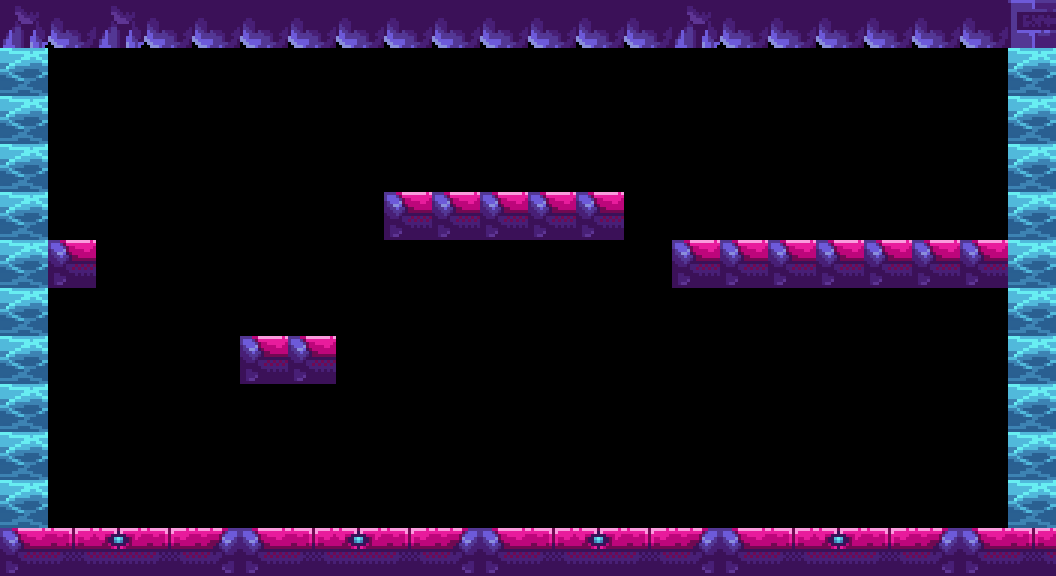

This is a level from a 2D game, rendered from its Tiled map with the project's own tilesets. A one-line summary and the complete map file follow:
An orthogonal 22x12 tile map with 48x48 px tiles, 2 tile layers (Collision, WallSlide) and 8 objects (8x gate).

<map version="1.2" tiledversion="1.3.1" orientation="orthogonal" renderorder="right-down" compressionlevel="0" width="22" height="12" tilewidth="48" tileheight="48" infinite="0" nextlayerid="4" nextobjectid="15">
 <tileset firstgid="1" source="tileset.tsx" />
 <layer id="1" name="Collision" width="22" height="12">
  <data encoding="csv">
255,256,255,256,256,256,256,256,256,256,256,256,256,256,255,256,256,256,256,256,256,211,
212,0,0,0,0,0,0,0,0,0,0,0,0,0,0,0,0,0,0,0,0,235,
236,0,0,0,0,0,0,0,0,0,0,0,0,0,0,0,0,0,0,0,0,259,
260,0,0,0,0,0,0,0,0,0,0,0,0,0,0,0,0,0,0,0,0,235,
212,0,0,0,0,0,0,0,27,27,27,27,27,0,0,0,0,0,0,0,0,259,
236,27,0,0,0,0,0,0,0,0,0,0,0,0,27,27,27,27,27,27,27,211,
260,0,0,0,0,0,0,0,0,0,0,0,0,0,0,0,0,0,0,0,0,235,
212,0,0,0,0,27,27,0,0,0,0,0,0,0,0,0,0,0,0,0,0,259,
212,0,0,0,0,0,0,0,0,0,0,0,0,0,0,0,0,0,0,0,0,211,
236,0,0,0,0,0,0,0,0,0,0,0,0,0,0,0,0,0,0,0,0,235,
260,0,0,0,0,0,0,0,0,0,0,0,0,0,0,0,0,0,0,0,0,259,
27,28,29,30,31,27,28,29,30,31,27,28,29,30,31,27,28,29,30,31,27,28
</data>
 </layer>
 <layer id="3" name="WallSlide" width="22" height="12">
  <data encoding="csv">
0,0,0,0,0,0,0,0,0,0,0,0,0,0,0,0,0,0,0,0,0,0,
95,0,0,0,0,0,0,0,0,0,0,0,0,0,0,0,0,0,0,0,0,95,
95,0,0,0,0,0,0,0,0,0,0,0,0,0,0,0,0,0,0,0,0,95,
95,0,0,0,0,0,0,0,0,0,0,0,0,0,0,0,0,0,0,0,0,95,
95,0,0,0,0,0,0,0,0,0,0,0,0,0,0,0,0,0,0,0,0,95,
95,0,0,0,0,0,0,0,0,0,0,0,0,0,0,0,0,0,0,0,0,95,
95,0,0,0,0,0,0,0,0,0,0,0,0,0,0,0,0,0,0,0,0,95,
95,0,0,0,0,0,0,0,0,0,0,0,0,0,0,0,0,0,0,0,0,95,
95,0,0,0,0,0,0,0,0,0,0,0,0,0,0,0,0,0,0,0,0,95,
95,0,0,0,0,0,0,0,0,0,0,0,0,0,0,0,0,0,0,0,0,95,
95,0,0,0,0,0,0,0,0,0,0,0,0,0,0,0,0,0,0,0,0,95,
0,0,0,0,0,0,0,0,0,0,0,0,0,0,0,0,0,0,0,0,0,0
</data>
 </layer>
 <objectgroup id="2" name="gate">
  <object id="7" name="gate" x="1012" y="440" width="38.6667" height="37.3333">
   <properties>
    <property name="gateNum" type="int" value="7" />
   </properties>
  </object>
  <object id="8" name="gate" x="762.67" y="522.667" width="42.6667" height="45.3333">
   <properties>
    <property name="gateNum" type="int" value="6" />
   </properties>
  </object>
  <object id="9" name="gate" x="337.333" y="529.334" width="42.6667" height="38.6667">
   <properties>
    <property name="gateNum" type="int" value="5" />
   </properties>
  </object>
  <object id="10" name="gate" x="9.33333" y="430.666" width="41.3333" height="46.6667">
   <properties>
    <property name="gateNum" type="int" value="4" />
   </properties>
  </object>
  <object id="11" name="gate" x="5.33333" y="193.333" width="44" height="45.3333">
   <properties>
    <property name="gateNum" type="int" value="3" />
   </properties>
  </object>
  <object id="12" name="gate" x="338.666" y="50.6667" width="48" height="40">
   <properties>
    <property name="gateNum" type="int" value="2" />
   </properties>
  </object>
  <object id="13" name="gate" x="770.667" y="50.6663" width="45.3333" height="42.6667">
   <properties>
    <property name="gateNum" type="int" value="1" />
   </properties>
  </object>
  <object id="14" name="gate" x="1005.33" y="142.667" width="46.6667" height="49.3333">
   <properties>
    <property name="gateNum" type="int" value="0" />
   </properties>
  </object>
 </objectgroup>
</map>
